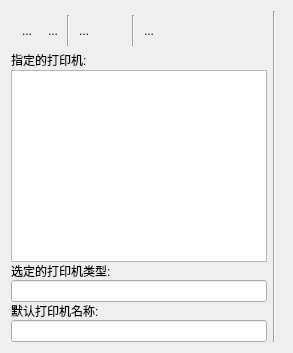
     <widget class="QWidget" name="tabPrinter">
      <attribute name="title">
       <string>打印机</string>
      </attribute>
      <layout class="QGridLayout" name="gridLayout_3">
       <item row="0" column="0">
        <widget class="QWidget" name="widgetListFrame" native="true">
         <property name="sizePolicy">
          <sizepolicy hsizetype="Maximum" vsizetype="Preferred">
           <horstretch>0</horstretch>
           <verstretch>0</verstretch>
          </sizepolicy>
         </property>
         <layout class="QGridLayout" name="gridLayout_6">
          <property name="leftMargin">
           <number>0</number>
          </property>
          <property name="topMargin">
           <number>0</number>
          </property>
          <property name="rightMargin">
           <number>0</number>
          </property>
          <property name="bottomMargin">
           <number>0</number>
          </property>
          <property name="spacing">
           <number>0</number>
          </property>
          <item row="5" column="0" colspan="8">
           <widget class="QLabel" name="label_9">
            <property name="sizePolicy">
             <sizepolicy hsizetype="Preferred" vsizetype="Maximum">
              <horstretch>0</horstretch>
              <verstretch>0</verstretch>
             </sizepolicy>
            </property>
            <property name="text">
             <string>默认打印机名称:</string>
            </property>
           </widget>
          </item>
          <item row="3" column="0" colspan="8">
           <widget class="QLabel" name="label_12">
            <property name="sizePolicy">
             <sizepolicy hsizetype="Preferred" vsizetype="Maximum">
              <horstretch>0</horstretch>
              <verstretch>0</verstretch>
             </sizepolicy>
            </property>
            <property name="text">
             <string>选定的打印机类型:</string>
            </property>
           </widget>
          </item>
          <item row="6" column="0" colspan="8">
           <widget class="QLineEdit" name="leDefaultPrinter">
            <property name="sizePolicy">
             <sizepolicy hsizetype="Preferred" vsizetype="Fixed">
              <horstretch>0</horstretch>
              <verstretch>0</verstretch>
             </sizepolicy>
            </property>
            <property name="readOnly">
             <bool>true</bool>
            </property>
           </widget>
          </item>
          <item row="1" column="0" colspan="8">
           <layout class="QHBoxLayout" name="horizontalLayout_4">
            <item>
             <widget class="QLabel" name="labelRendering_4">
              <property name="sizePolicy">
               <sizepolicy hsizetype="Preferred" vsizetype="Maximum">
                <horstretch>0</horstretch>
                <verstretch>0</verstretch>
               </sizepolicy>
              </property>
              <property name="minimumSize">
               <size>
                <width>130</width>
                <height>0</height>
               </size>
              </property>
              <property name="text">
               <string>指定的打印机:</string>
              </property>
             </widget>
            </item>
            <item>
             <spacer name="horizontalSpacer_7">
              <property name="orientation">
               <enum>Qt::Horizontal</enum>
              </property>
              <property name="sizeType">
               <enum>QSizePolicy::Preferred</enum>
              </property>
              <property name="sizeHint" stdset="0">
               <size>
                <width>0</width>
                <height>20</height>
               </size>
              </property>
             </spacer>
            </item>
           </layout>
          </item>
          <item row="2" column="0" colspan="8">
           <widget class="QTreeWidget" name="printerList">
            <property name="sizePolicy">
             <sizepolicy hsizetype="Preferred" vsizetype="Preferred">
              <horstretch>0</horstretch>
              <verstretch>0</verstretch>
             </sizepolicy>
            </property>
            <property name="editTriggers">
             <set>QAbstractItemView::NoEditTriggers</set>
            </property>
            <property name="rootIsDecorated">
             <bool>false</bool>
            </property>
            <property name="itemsExpandable">
             <bool>false</bool>
            </property>
            <property name="headerHidden">
             <bool>true</bool>
            </property>
            <column>
             <property name="text">
              <string notr="true">1</string>
             </property>
            </column>
           </widget>
          </item>
          <item row="0" column="7">
           <spacer name="horizontalSpacer_8">
            <property name="orientation">
             <enum>Qt::Horizontal</enum>
            </property>
            <property name="sizeHint" stdset="0">
             <size>
              <width>40</width>
              <height>20</height>
             </size>
            </property>
           </spacer>
          </item>
          <item row="4" column="0" colspan="8">
           <widget class="QLineEdit" name="printerType">
            <property name="readOnly">
             <bool>true</bool>
            </property>
           </widget>
          </item>
          <item row="0" column="6">
           <layout class="QHBoxLayout" name="horizontalLayout_10">
            <property name="spacing">
             <number>2</number>
            </property>
            <property name="leftMargin">
             <number>4</number>
            </property>
            <property name="topMargin">
             <number>4</number>
            </property>
            <property name="rightMargin">
             <number>4</number>
            </property>
            <property name="bottomMargin">
             <number>4</number>
            </property>
            <item>
             <widget class="QToolButton" name="bAddPrinter">
              <property name="toolTip">
               <string>Add new printer</string>
              </property>
              <property name="autoFillBackground">
               <bool>false</bool>
              </property>
              <property name="text">
               <string>...</string>
              </property>
              <property name="icon">
               <iconset resource="../page_editor/page_editor.qrc">
                <normaloff>:/images/document-new.png</normaloff>:/images/document-new.png</iconset>
              </property>
              <property name="iconSize">
               <size>
                <width>24</width>
                <height>24</height>
               </size>
              </property>
              <property name="popupMode">
               <enum>QToolButton::InstantPopup</enum>
              </property>
              <property name="autoRaise">
               <bool>true</bool>
              </property>
             </widget>
            </item>
            <item>
             <widget class="QToolButton" name="bDeletePrinter">
              <property name="toolTip">
               <string>Remove selected printer</string>
              </property>
              <property name="text">
               <string>...</string>
              </property>
              <property name="icon">
               <iconset resource="../dataset_editor/dataset_editor.qrc">
                <normaloff>:/images/trash-empty.png</normaloff>:/images/trash-empty.png</iconset>
              </property>
              <property name="iconSize">
               <size>
                <width>24</width>
                <height>24</height>
               </size>
              </property>
              <property name="autoRaise">
               <bool>true</bool>
              </property>
             </widget>
            </item>
            <item>
             <widget class="Line" name="line_2">
              <property name="orientation">
               <enum>Qt::Vertical</enum>
              </property>
             </widget>
            </item>
            <item>
             <widget class="QToolButton" name="bDefaultPrinter">
              <property name="toolTip">
               <string>Set selected printer as default</string>
              </property>
              <property name="text">
               <string>...</string>
              </property>
              <property name="icon">
               <iconset resource="../script_editor/script_editor.qrc">
                <normaloff>:/images/validate.png</normaloff>:/images/validate.png</iconset>
              </property>
              <property name="iconSize">
               <size>
                <width>24</width>
                <height>24</height>
               </size>
              </property>
              <property name="autoRaise">
               <bool>true</bool>
              </property>
             </widget>
            </item>
            <item>
             <widget class="QToolButton" name="bResetDefaultPrinter">
              <property name="toolTip">
               <string>Unset default printer</string>
              </property>
              <property name="text">
               <string/>
              </property>
              <property name="icon">
               <iconset resource="../script_editor/script_editor.qrc">
                <normaloff>:/images/editdelete.png</normaloff>:/images/editdelete.png</iconset>
              </property>
              <property name="iconSize">
               <size>
                <width>24</width>
                <height>24</height>
               </size>
              </property>
              <property name="autoRaise">
               <bool>true</bool>
              </property>
             </widget>
            </item>
            <item>
             <widget class="Line" name="line_9">
              <property name="orientation">
               <enum>Qt::Vertical</enum>
              </property>
             </widget>
            </item>
            <item>
             <widget class="QToolButton" name="bPrinterRename">
              <property name="toolTip">
               <string>Rename selected printer</string>
              </property>
              <property name="text">
               <string>...</string>
              </property>
              <property name="icon">
               <iconset resource="reporteditor.qrc">
                <normaloff>:/images/rename.png</normaloff>:/images/rename.png</iconset>
              </property>
              <property name="iconSize">
               <size>
                <width>24</width>
                <height>24</height>
               </size>
              </property>
              <property name="autoRaise">
               <bool>true</bool>
              </property>
             </widget>
            </item>
           </layout>
          </item>
         </layout>
        </widget>
       </item>
       <item row="0" column="2">
        <widget class="QWidget" name="widget_5" native="true">
         <property name="sizePolicy">
          <sizepolicy hsizetype="Preferred" vsizetype="Preferred">
           <horstretch>0</horstretch>
           <verstretch>0</verstretch>
          </sizepolicy>
         </property>
         <layout class="QGridLayout" name="gridLayout_9">
          <property name="leftMargin">
           <number>0</number>
          </property>
          <property name="topMargin">
           <number>0</number>
          </property>
          <property name="rightMargin">
           <number>0</number>
          </property>
          <property name="bottomMargin">
           <number>0</number>
          </property>
          <property name="spacing">
           <number>6</number>
          </property>
          <item row="0" column="0">
           <layout class="QVBoxLayout" name="printerHelperLayout">
            <property name="sizeConstraint">
             <enum>QLayout::SetMaximumSize</enum>
            </property>
           </layout>
          </item>
         </layout>
        </widget>
       </item>
       <item row="0" column="1">
        <widget class="Line" name="line_6">
         <property name="orientation">
          <enum>Qt::Vertical</enum>
         </property>
        </widget>
       </item>
      </layout>
     </widget>
